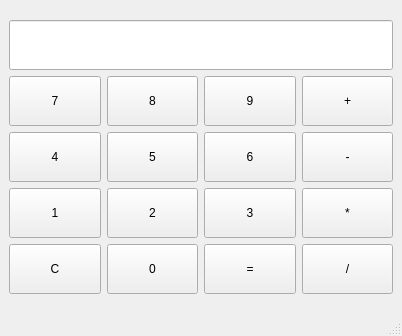
<?xml version="1.0" encoding="UTF-8"?>
<ui version="4.0">
 <class>calculatrice</class>
 <widget class="QMainWindow" name="calculatrice">
  <property name="geometry">
   <rect>
    <x>0</x>
    <y>0</y>
    <width>402</width>
    <height>336</height>
   </rect>
  </property>
  <property name="windowTitle">
   <string>calculatrice</string>
  </property>
  <widget class="QWidget" name="centralwidget">
   <layout class="QGridLayout" name="gridLayout_2">
    <item row="0" column="0">
     <layout class="QGridLayout" name="gridLayout">
      <item row="4" column="2">
       <widget class="QPushButton" name="pushButtonEgal">
        <property name="minimumSize">
         <size>
          <width>50</width>
          <height>50</height>
         </size>
        </property>
        <property name="text">
         <string>=</string>
        </property>
       </widget>
      </item>
      <item row="3" column="0">
       <widget class="QPushButton" name="pushButton1">
        <property name="minimumSize">
         <size>
          <width>50</width>
          <height>50</height>
         </size>
        </property>
        <property name="text">
         <string>1</string>
        </property>
       </widget>
      </item>
      <item row="3" column="3">
       <widget class="QPushButton" name="pushButtonMultiplier">
        <property name="minimumSize">
         <size>
          <width>50</width>
          <height>50</height>
         </size>
        </property>
        <property name="text">
         <string>*</string>
        </property>
       </widget>
      </item>
      <item row="4" column="0">
       <widget class="QPushButton" name="pushButtonEffacer">
        <property name="minimumSize">
         <size>
          <width>50</width>
          <height>50</height>
         </size>
        </property>
        <property name="text">
         <string>C</string>
        </property>
       </widget>
      </item>
      <item row="3" column="2">
       <widget class="QPushButton" name="pushButton3">
        <property name="minimumSize">
         <size>
          <width>50</width>
          <height>50</height>
         </size>
        </property>
        <property name="text">
         <string>3</string>
        </property>
       </widget>
      </item>
      <item row="3" column="1">
       <widget class="QPushButton" name="pushButton2">
        <property name="minimumSize">
         <size>
          <width>50</width>
          <height>50</height>
         </size>
        </property>
        <property name="text">
         <string>2</string>
        </property>
       </widget>
      </item>
      <item row="2" column="1">
       <widget class="QPushButton" name="pushButton5">
        <property name="minimumSize">
         <size>
          <width>50</width>
          <height>50</height>
         </size>
        </property>
        <property name="text">
         <string>5</string>
        </property>
       </widget>
      </item>
      <item row="2" column="2">
       <widget class="QPushButton" name="pushButton6">
        <property name="minimumSize">
         <size>
          <width>50</width>
          <height>50</height>
         </size>
        </property>
        <property name="text">
         <string>6</string>
        </property>
       </widget>
      </item>
      <item row="1" column="2">
       <widget class="QPushButton" name="pushButton9">
        <property name="minimumSize">
         <size>
          <width>50</width>
          <height>50</height>
         </size>
        </property>
        <property name="text">
         <string>9</string>
        </property>
       </widget>
      </item>
      <item row="4" column="1">
       <widget class="QPushButton" name="pushButton0">
        <property name="minimumSize">
         <size>
          <width>50</width>
          <height>50</height>
         </size>
        </property>
        <property name="text">
         <string>0</string>
        </property>
       </widget>
      </item>
      <item row="0" column="0" colspan="4">
       <widget class="QLineEdit" name="lineEdit">
        <property name="minimumSize">
         <size>
          <width>50</width>
          <height>50</height>
         </size>
        </property>
        <property name="readOnly">
         <bool>true</bool>
        </property>
       </widget>
      </item>
      <item row="2" column="3">
       <widget class="QPushButton" name="pushButtonSoustraire">
        <property name="minimumSize">
         <size>
          <width>50</width>
          <height>50</height>
         </size>
        </property>
        <property name="text">
         <string>-</string>
        </property>
       </widget>
      </item>
      <item row="1" column="1">
       <widget class="QPushButton" name="pushButton8">
        <property name="minimumSize">
         <size>
          <width>50</width>
          <height>50</height>
         </size>
        </property>
        <property name="text">
         <string>8</string>
        </property>
       </widget>
      </item>
      <item row="1" column="0">
       <widget class="QPushButton" name="pushButton7">
        <property name="minimumSize">
         <size>
          <width>50</width>
          <height>50</height>
         </size>
        </property>
        <property name="text">
         <string>7</string>
        </property>
       </widget>
      </item>
      <item row="2" column="0">
       <widget class="QPushButton" name="pushButton4">
        <property name="minimumSize">
         <size>
          <width>50</width>
          <height>50</height>
         </size>
        </property>
        <property name="text">
         <string>4</string>
        </property>
       </widget>
      </item>
      <item row="4" column="3">
       <widget class="QPushButton" name="pushButtonDiviser">
        <property name="minimumSize">
         <size>
          <width>50</width>
          <height>50</height>
         </size>
        </property>
        <property name="text">
         <string>/</string>
        </property>
       </widget>
      </item>
      <item row="1" column="3">
       <widget class="QPushButton" name="pushButtonAdditionner">
        <property name="minimumSize">
         <size>
          <width>50</width>
          <height>50</height>
         </size>
        </property>
        <property name="text">
         <string>+</string>
        </property>
       </widget>
      </item>
     </layout>
    </item>
   </layout>
  </widget>
  <widget class="QMenuBar" name="menubar">
   <property name="geometry">
    <rect>
     <x>0</x>
     <y>0</y>
     <width>402</width>
     <height>20</height>
    </rect>
   </property>
  </widget>
  <widget class="QStatusBar" name="statusbar"/>
 </widget>
 <resources/>
 <connections/>
</ui>
